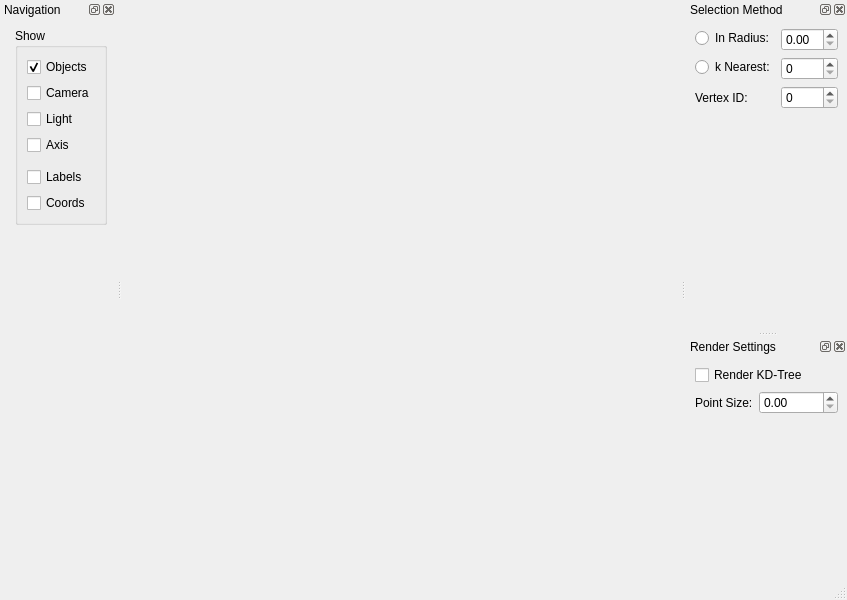
<?xml version="1.0" encoding="UTF-8"?>
<ui version="4.0">
 <class>MainWindow</class>
 <widget class="QMainWindow" name="MainWindow">
  <property name="geometry">
   <rect>
    <x>0</x>
    <y>0</y>
    <width>847</width>
    <height>600</height>
   </rect>
  </property>
  <property name="windowTitle">
   <string>MainWindow</string>
  </property>
  <widget class="QWidget" name="centralwidget">
   <layout class="QHBoxLayout" name="horizontalLayout">
    <item>
     <widget class="GLWidget" name="glWidget" native="true"/>
    </item>
   </layout>
  </widget>
  <widget class="QMenuBar" name="menubar">
   <property name="geometry">
    <rect>
     <x>0</x>
     <y>0</y>
     <width>847</width>
     <height>29</height>
    </rect>
   </property>
  </widget>
  <widget class="QStatusBar" name="statusbar"/>
  <widget class="QDockWidget" name="dockSelectionMethod">
   <property name="windowTitle">
    <string>Selection Method</string>
   </property>
   <attribute name="dockWidgetArea">
    <number>2</number>
   </attribute>
   <widget class="QWidget" name="dockWidgetContents">
    <layout class="QFormLayout" name="formLayout">
     <property name="fieldGrowthPolicy">
      <enum>QFormLayout::AllNonFixedFieldsGrow</enum>
     </property>
     <property name="labelAlignment">
      <set>Qt::AlignLeading|Qt::AlignLeft|Qt::AlignVCenter</set>
     </property>
     <item row="0" column="0">
      <widget class="QRadioButton" name="btnRadius">
       <property name="text">
        <string>In Radius:</string>
       </property>
      </widget>
     </item>
     <item row="0" column="1">
      <widget class="QDoubleSpinBox" name="spinRadius"/>
     </item>
     <item row="1" column="1">
      <widget class="QSpinBox" name="spinKNearest"/>
     </item>
     <item row="3" column="0">
      <widget class="QLabel" name="label">
       <property name="text">
        <string>Vertex ID:</string>
       </property>
      </widget>
     </item>
     <item row="3" column="1">
      <widget class="QSpinBox" name="spinVertexID"/>
     </item>
     <item row="1" column="0">
      <widget class="QRadioButton" name="btnKNearest">
       <property name="text">
        <string>k Nearest:</string>
       </property>
      </widget>
     </item>
    </layout>
   </widget>
  </widget>
  <widget class="QDockWidget" name="dockRenderSettings">
   <property name="windowTitle">
    <string>Render Settings</string>
   </property>
   <attribute name="dockWidgetArea">
    <number>2</number>
   </attribute>
   <widget class="QWidget" name="dockWidgetContents_3">
    <layout class="QFormLayout" name="formLayout_2">
     <item row="0" column="0" colspan="2">
      <widget class="QCheckBox" name="btnRenderKDTree">
       <property name="text">
        <string>Render KD-Tree</string>
       </property>
      </widget>
     </item>
     <item row="1" column="0">
      <widget class="QLabel" name="label_2">
       <property name="text">
        <string>Point Size:</string>
       </property>
      </widget>
     </item>
     <item row="1" column="1">
      <widget class="QDoubleSpinBox" name="spinPointSize"/>
     </item>
    </layout>
   </widget>
  </widget>
  <widget class="QDockWidget" name="dockNavigation">
   <property name="windowTitle">
    <string>Navigation</string>
   </property>
   <attribute name="dockWidgetArea">
    <number>1</number>
   </attribute>
   <widget class="QWidget" name="dockWidgetContents_2">
    <layout class="QFormLayout" name="formLayout_3">
     <property name="sizeConstraint">
      <enum>QLayout::SetDefaultConstraint</enum>
     </property>
     <property name="fieldGrowthPolicy">
      <enum>QFormLayout::AllNonFixedFieldsGrow</enum>
     </property>
     <item row="1" column="1">
      <widget class="QGroupBox" name="groupBox">
       <property name="title">
        <string>Show</string>
       </property>
       <layout class="QFormLayout" name="formLayout_4">
        <property name="fieldGrowthPolicy">
         <enum>QFormLayout::AllNonFixedFieldsGrow</enum>
        </property>
        <item row="4" column="0">
         <widget class="QCheckBox" name="checkLight">
          <property name="text">
           <string>Light</string>
          </property>
          <property name="checked">
           <bool>false</bool>
          </property>
         </widget>
        </item>
        <item row="7" column="0">
         <widget class="GLWidget" name="glWidget_2" native="true"/>
        </item>
        <item row="5" column="0">
         <widget class="QCheckBox" name="checkAxis">
          <property name="text">
           <string>Axis</string>
          </property>
          <property name="checked">
           <bool>false</bool>
          </property>
         </widget>
        </item>
        <item row="9" column="0">
         <widget class="QCheckBox" name="checkCoords">
          <property name="text">
           <string>Coords</string>
          </property>
          <property name="checked">
           <bool>false</bool>
          </property>
         </widget>
        </item>
        <item row="8" column="0">
         <widget class="QCheckBox" name="checkLabels">
          <property name="text">
           <string>Labels</string>
          </property>
          <property name="checked">
           <bool>false</bool>
          </property>
         </widget>
        </item>
        <item row="3" column="0">
         <widget class="QCheckBox" name="checkCamera">
          <property name="text">
           <string>Camera</string>
          </property>
          <property name="checked">
           <bool>false</bool>
          </property>
         </widget>
        </item>
        <item row="2" column="0">
         <widget class="QCheckBox" name="checkObjects">
          <property name="text">
           <string>Objects</string>
          </property>
          <property name="checked">
           <bool>true</bool>
          </property>
         </widget>
        </item>
       </layout>
      </widget>
     </item>
    </layout>
   </widget>
  </widget>
 </widget>
 <customwidgets>
  <customwidget>
   <class>GLWidget</class>
   <extends>QWidget</extends>
   <header>src/cg2ex1/glwidget.h</header>
   <container>1</container>
  </customwidget>
 </customwidgets>
 <resources/>
 <connections>
  <connection>
   <sender>btnRadius</sender>
   <signal>toggled(bool)</signal>
   <receiver>spinRadius</receiver>
   <slot>setEnabled(bool)</slot>
   <hints>
    <hint type="sourcelabel">
     <x>664</x>
     <y>73</y>
    </hint>
    <hint type="destinationlabel">
     <x>779</x>
     <y>76</y>
    </hint>
   </hints>
  </connection>
  <connection>
   <sender>btnKNearest</sender>
   <signal>toggled(bool)</signal>
   <receiver>spinKNearest</receiver>
   <slot>setEnabled(bool)</slot>
   <hints>
    <hint type="sourcelabel">
     <x>666</x>
     <y>106</y>
    </hint>
    <hint type="destinationlabel">
     <x>779</x>
     <y>109</y>
    </hint>
   </hints>
  </connection>
  <connection>
   <sender>checkCamera</sender>
   <signal>toggled(bool)</signal>
   <receiver>MainWindow</receiver>
   <slot>updateConfig()</slot>
   <hints>
    <hint type="sourcelabel">
     <x>72</x>
     <y>104</y>
    </hint>
    <hint type="destinationlabel">
     <x>423</x>
     <y>299</y>
    </hint>
   </hints>
  </connection>
  <connection>
   <sender>checkLight</sender>
   <signal>toggled(bool)</signal>
   <receiver>MainWindow</receiver>
   <slot>updateConfig()</slot>
   <hints>
    <hint type="sourcelabel">
     <x>64</x>
     <y>132</y>
    </hint>
    <hint type="destinationlabel">
     <x>423</x>
     <y>299</y>
    </hint>
   </hints>
  </connection>
  <connection>
   <sender>checkAxis</sender>
   <signal>toggled(bool)</signal>
   <receiver>MainWindow</receiver>
   <slot>updateConfig()</slot>
   <hints>
    <hint type="sourcelabel">
     <x>60</x>
     <y>160</y>
    </hint>
    <hint type="destinationlabel">
     <x>423</x>
     <y>299</y>
    </hint>
   </hints>
  </connection>
  <connection>
   <sender>checkCoords</sender>
   <signal>toggled(bool)</signal>
   <receiver>MainWindow</receiver>
   <slot>updateConfig()</slot>
   <hints>
    <hint type="sourcelabel">
     <x>70</x>
     <y>188</y>
    </hint>
    <hint type="destinationlabel">
     <x>423</x>
     <y>299</y>
    </hint>
   </hints>
  </connection>
  <connection>
   <sender>checkLabels</sender>
   <signal>toggled(bool)</signal>
   <receiver>MainWindow</receiver>
   <slot>updateConfig()</slot>
   <hints>
    <hint type="sourcelabel">
     <x>68</x>
     <y>250</y>
    </hint>
    <hint type="destinationlabel">
     <x>423</x>
     <y>299</y>
    </hint>
   </hints>
  </connection>
  <connection>
   <sender>checkObjects</sender>
   <signal>toggled(bool)</signal>
   <receiver>MainWindow</receiver>
   <slot>updateConfig()</slot>
   <hints>
    <hint type="sourcelabel">
     <x>72</x>
     <y>116</y>
    </hint>
    <hint type="destinationlabel">
     <x>423</x>
     <y>299</y>
    </hint>
   </hints>
  </connection>
 </connections>
 <slots>
  <slot>updateConfig()</slot>
 </slots>
</ui>
